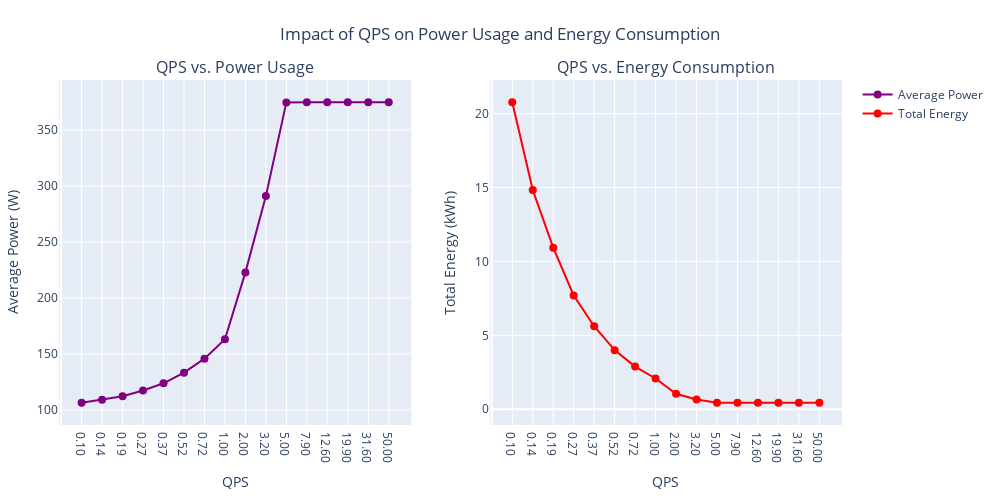

Notebook code for this chart:
### Code cell
# Load the CSV
file_path = "/Users/mirayozcan/Desktop/vidur_copy/vidur/simulator_output/exp4-qps-power-energy/experiment_results_summary.csv"
df = pd.read_csv(file_path)

# Sort by QPS
df = df.sort_values(by="qps")

# Create an artificial x-axis index (1, 2, 3, ...), preserving order
df["qps_index"] = range(1, len(df) + 1)

# Define tick labels: show actual QPS values at these index positions
qps_labels = [f"{x:.2f}" for x in df["qps"]]

# Create interactive figure with 2 subplots
fig = make_subplots(
    rows=1, cols=2,
    subplot_titles=[
        "QPS vs. Power Usage",
        "QPS vs. Energy Consumption"
    ]
)

###############################################################################
# (A) QPS vs. Power Usage (Evenly Spaced QPS)
###############################################################################
hover_text_a = [
    f"Num Requests: {nr}<br>"
    f"QPS: {qps}<br>"
    f"Avg Power: {power:.2f} W<br>"
    f"Total Energy: {energy:.3f} kWh<br>"
    f"Execution Time: {time:.2f} s"
    for nr, qps, power, energy, time in zip(
        df["num_requests"], df["qps"], df["average_power_watts"],
        df["total_energy_kwh"], df["execution_time_s"]
    )
]

fig.add_trace(
    go.Scatter(
        x=df["qps_index"],
        y=df["average_power_watts"],
        mode="lines+markers",
        name="Average Power",
        marker=dict(size=8, color="purple"),
        line=dict(color="purple"),
        hoverinfo="text",
        hovertext=hover_text_a
    ),
    row=1, col=1
)

###############################################################################
# (B) QPS vs. Energy Consumption (Evenly Spaced QPS)
###############################################################################
hover_text_b = [
    f"Num Requests: {nr}<br>"
    f"QPS: {qps}<br>"
    f"Avg Power: {power:.2f} W<br>"
    f"Total Energy: {energy:.3f} kWh<br>"
    f"Execution Time: {time:.2f} s"
    for nr, qps, power, energy, time in zip(
        df["num_requests"], df["qps"], df["average_power_watts"],
        df["total_energy_kwh"], df["execution_time_s"]
    )
]

fig.add_trace(
    go.Scatter(
        x=df["qps_index"],
        y=df["total_energy_kwh"],
        mode="lines+markers",
        name="Total Energy",
        marker=dict(size=8, color="red"),
        line=dict(color="red"),
        hoverinfo="text",
        hovertext=hover_text_b
    ),
    row=1, col=2
)

###############################################################################
# Apply evenly spaced QPS values but label with actual QPS
###############################################################################
for i in range(1, 3):
    fig.update_xaxes(
        tickvals=df["qps_index"],
        ticktext=qps_labels,
        title_text="QPS",
        row=1, col=i
    )

###############################################################################
# Y-axis labels
###############################################################################
fig.update_yaxes(title_text="Average Power (W)", row=1, col=1)
fig.update_yaxes(title_text="Total Energy (kWh)", row=1, col=2)

###############################################################################
# Layout and styling
###############################################################################
fig.update_layout(
    title_text="Impact of QPS on Power Usage and Energy Consumption",
    title_x=0.5,
    width=1000, height=500,
    hovermode="x unified",
    margin=dict(l=50, r=50, t=80, b=50)
)

# Show interactive plot
fig.show()

### Figure 1 — Plotly figure (JSON) as saved in the notebook; plotly's stock layout.template omitted (floating-point values rounded to 4 significant figures)
{"data": [{"hoverinfo": "text", "hovertext": ["Num Requests: 16384<br>QPS: 0.1<br>Avg Power: 106.52 W<br>Total Energy: 20.773 kWh<br>Execution Time: 155799.24 s", "Num Requests: 16384<br>QPS: 0.14<br>Avg Power: 109.11 W<br>Total Energy: 14.838 kWh<br>Execution Time: 111285.46 s", "Num Requests: 16384<br>QPS: 0.19<br>Avg Power: 112.34 W<br>Total Energy: 10.933 kWh<br>Execution Time: 82000.08 s", "Num Requests: 16384<br>QPS: 0.27<br>Avg Power: 117.48 W<br>Total Energy: 7.694 kWh<br>Execution Time: 57704.06 s", "Num Requests: 16384<br>QPS: 0.37<br>Avg Power: 123.87 W<br>Total Energy: 5.614 kWh<br>Execution Time: 42108.64 s", "Num Requests: 16384<br>QPS: 0.52<br>Avg Power: 133.37 W<br>Total Energy: 3.995 kWh<br>Execution Time: 29962.20 s", "Num Requests: 16384<br>QPS: 0.72<br>Avg Power: 145.89 W<br>Total Energy: 2.885 kWh<br>Execution Time: 21639.65 s", "Num Requests: 16384<br>QPS: 1.0<br>Avg Power: 163.18 W<br>Total Energy: 2.077 kWh<br>Execution Time: 15580.83 s", "Num Requests: 16384<br>QPS: 2.0<br>Avg Power: 222.90 W<br>Total Energy: 1.039 kWh<br>Execution Time: 7790.94 s", "Num Requests: 16384<br>QPS: 3.2<br>Avg Power: 291.07 W<br>Total Energy: 0.649 kWh<br>Execution Time: 4870.21 s", "Num Requests: 16384<br>QPS: 5.0<br>Avg Power: 374.64 W<br>Total Energy: 0.435 kWh<br>Execution Time: 3264.02 s", "Num Requests: 16384<br>QPS: 7.9<br>Avg Power: 374.76 W<br>Total Energy: 0.435 kWh<br>Execution Time: 3261.99 s", "Num Requests: 16384<br>QPS: 12.6<br>Avg Power: 374.76 W<br>Total Energy: 0.435 kWh<br>Execution Time: 3261.94 s", "Num Requests: 16384<br>QPS: 19.9<br>Avg Power: 374.76 W<br>Total Energy: 0.435 kWh<br>Execution Time: 3261.91 s", "Num Requests: 16384<br>QPS: 31.6<br>Avg Power: 374.76 W<br>Total Energy: 0.435 kWh<br>Execution Time: 3261.89 s", "Num Requests: 16384<br>QPS: 50.0<br>Avg Power: 374.76 W<br>Total Energy: 0.435 kWh<br>Execution Time: 3261.88 s"], "line": {"color": "purple"}, "marker": {"color": "purple", "size": 8}, "mode": "lines+markers", "name": "Average Power", "type": "scatter", "x": [1, 2, 3, 4, 5, 6, 7, 8, 9, 10, 11, 12, 13, 14, 15, 16], "xaxis": "x", "y": [106.5, 109.1, 112.3, 117.5, 123.9, 133.4, 145.9, 163.2, 222.9, 291.1, 374.6, 374.8, 374.8, 374.8, 374.8, 374.8], "yaxis": "y"}, {"hoverinfo": "text", "hovertext": ["Num Requests: 16384<br>QPS: 0.1<br>Avg Power: 106.52 W<br>Total Energy: 20.773 kWh<br>Execution Time: 155799.24 s", "Num Requests: 16384<br>QPS: 0.14<br>Avg Power: 109.11 W<br>Total Energy: 14.838 kWh<br>Execution Time: 111285.46 s", "Num Requests: 16384<br>QPS: 0.19<br>Avg Power: 112.34 W<br>Total Energy: 10.933 kWh<br>Execution Time: 82000.08 s", "Num Requests: 16384<br>QPS: 0.27<br>Avg Power: 117.48 W<br>Total Energy: 7.694 kWh<br>Execution Time: 57704.06 s", "Num Requests: 16384<br>QPS: 0.37<br>Avg Power: 123.87 W<br>Total Energy: 5.614 kWh<br>Execution Time: 42108.64 s", "Num Requests: 16384<br>QPS: 0.52<br>Avg Power: 133.37 W<br>Total Energy: 3.995 kWh<br>Execution Time: 29962.20 s", "Num Requests: 16384<br>QPS: 0.72<br>Avg Power: 145.89 W<br>Total Energy: 2.885 kWh<br>Execution Time: 21639.65 s", "Num Requests: 16384<br>QPS: 1.0<br>Avg Power: 163.18 W<br>Total Energy: 2.077 kWh<br>Execution Time: 15580.83 s", "Num Requests: 16384<br>QPS: 2.0<br>Avg Power: 222.90 W<br>Total Energy: 1.039 kWh<br>Execution Time: 7790.94 s", "Num Requests: 16384<br>QPS: 3.2<br>Avg Power: 291.07 W<br>Total Energy: 0.649 kWh<br>Execution Time: 4870.21 s", "Num Requests: 16384<br>QPS: 5.0<br>Avg Power: 374.64 W<br>Total Energy: 0.435 kWh<br>Execution Time: 3264.02 s", "Num Requests: 16384<br>QPS: 7.9<br>Avg Power: 374.76 W<br>Total Energy: 0.435 kWh<br>Execution Time: 3261.99 s", "Num Requests: 16384<br>QPS: 12.6<br>Avg Power: 374.76 W<br>Total Energy: 0.435 kWh<br>Execution Time: 3261.94 s", "Num Requests: 16384<br>QPS: 19.9<br>Avg Power: 374.76 W<br>Total Energy: 0.435 kWh<br>Execution Time: 3261.91 s", "Num Requests: 16384<br>QPS: 31.6<br>Avg Power: 374.76 W<br>Total Energy: 0.435 kWh<br>Execution Time: 3261.89 s", "Num Requests: 16384<br>QPS: 50.0<br>Avg Power: 374.76 W<br>Total Energy: 0.435 kWh<br>Execution Time: 3261.88 s"], "line": {"color": "red"}, "marker": {"color": "red", "size": 8}, "mode": "lines+markers", "name": "Total Energy", "type": "scatter", "x": [1, 2, 3, 4, 5, 6, 7, 8, 9, 10, 11, 12, 13, 14, 15, 16], "xaxis": "x2", "y": [20.77, 14.84, 10.93, 7.694, 5.614, 3.995, 2.885, 2.077, 1.039, 0.6494, 0.4352, 0.4349, 0.4349, 0.4349, 0.4349, 0.4349], "yaxis": "y2"}], "layout": {"annotations": [{"font": {"size": 16}, "showarrow": false, "text": "QPS vs. Power Usage", "x": 0.225, "xanchor": "center", "xref": "paper", "y": 1, "yanchor": "bottom", "yref": "paper"}, {"font": {"size": 16}, "showarrow": false, "text": "QPS vs. Energy Consumption", "x": 0.775, "xanchor": "center", "xref": "paper", "y": 1, "yanchor": "bottom", "yref": "paper"}], "height": 500, "hovermode": "x unified", "margin": {"b": 50, "l": 50, "r": 50, "t": 80}, "title": {"text": "Impact of QPS on Power Usage and Energy Consumption", "x": 0.5}, "width": 1000, "xaxis": {"anchor": "y", "domain": [0, 0.45], "ticktext": ["0.10", "0.14", "0.19", "0.27", "0.37", "0.52", "0.72", "1.00", "2.00", "3.20", "5.00", "7.90", "12.60", "19.90", "31.60", "50.00"], "tickvals": [1, 2, 3, 4, 5, 6, 7, 8, 9, 10, 11, 12, 13, 14, 15, 16], "title": {"text": "QPS"}}, "xaxis2": {"anchor": "y2", "domain": [0.55, 1], "ticktext": ["0.10", "0.14", "0.19", "0.27", "0.37", "0.52", "0.72", "1.00", "2.00", "3.20", "5.00", "7.90", "12.60", "19.90", "31.60", "50.00"], "tickvals": [1, 2, 3, 4, 5, 6, 7, 8, 9, 10, 11, 12, 13, 14, 15, 16], "title": {"text": "QPS"}}, "yaxis": {"anchor": "x", "domain": [0, 1], "title": {"text": "Average Power (W)"}}, "yaxis2": {"anchor": "x2", "domain": [0, 1], "title": {"text": "Total Energy (kWh)"}}}}
